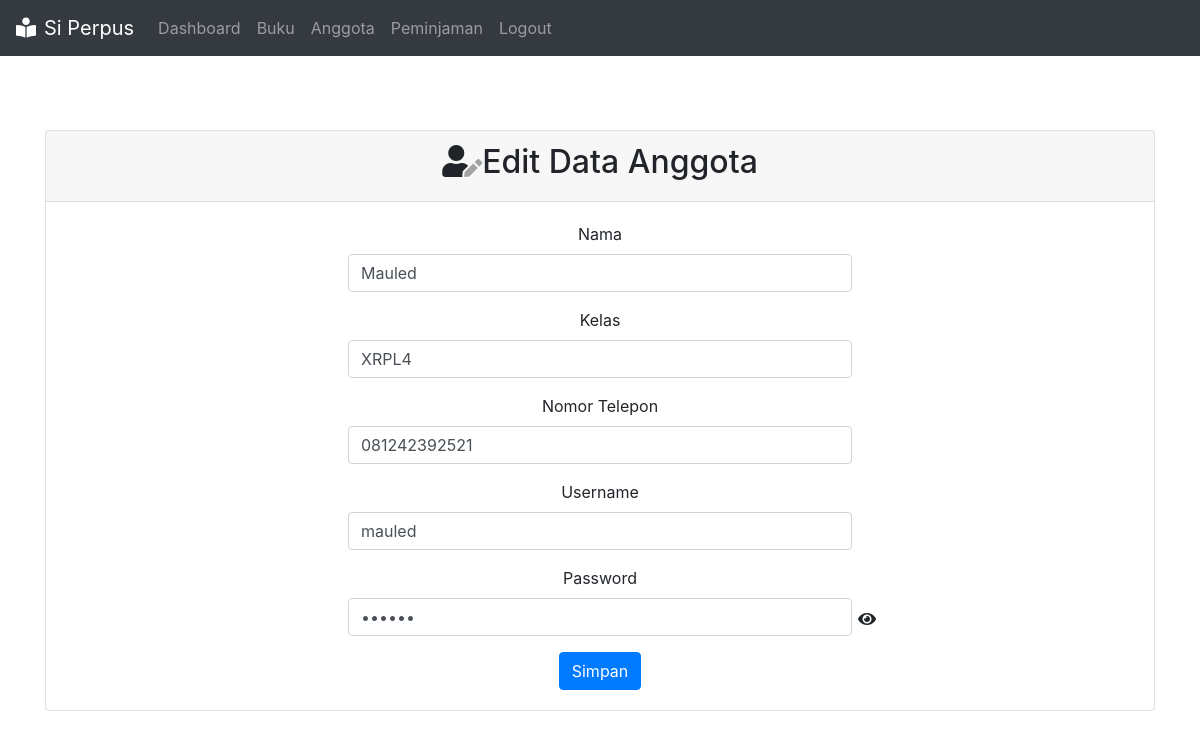
/anggota/edit.php?id_anggota=4, run on the app's committed database.
### tables this page shows
CREATE TABLE `anggota` (
  `id_anggota` int(3) NOT NULL,
  `nama` varchar(50) NOT NULL,
  `kelas` varchar(5) NOT NULL,
  `telp` varchar(13) NOT NULL,
  `username` varchar(10) NOT NULL,
  `password` varchar(10) NOT NULL,
  `id_level` int(3) DEFAULT NULL
);

### anggota/edit.php (the view, shortened to what this page needs)
<?php
include '../koneksi.php';
include '../aset/header.php';
include '../aset/footer.php';
$id_anggota = $_GET["id_anggota"];
$query = mysqli_query($koneksi, "SELECT * FROM anggota WHERE id_anggota = '$id_anggota'");
$anggota = mysqli_fetch_assoc($query);
?>
<!DOCTYPE html>
<html>
<head>
</head>
<body>
<div class="container">
	<div class ="row mt-4">
		<div class="col-md">
			<center>
			<div class="card" style="width: 100%;">
				<div class="card-header" style="width:100%;">
					<h2 class="card-tittle"><i class="fad fa-user-edit"></i>Edit Data Anggota</h2>
				</div>
				<div class="card-body">
					<form class="form-horizontal" method="post" action="edit-proses.php">
          			<div class="form-group">
            			<label class="col-md-4 control-label">Nama</label>
            		<div class="col-md-6">
              			<input type="text" class="form-control" name="nama" value="<?= $anggota['nama'] ?>">
            	</div>
          	</div>
          	          <div class="form-group">
            			<label class="col-md-4 control-label">Kelas</label>
            		<div class="col-md-6">
              			<input type="text" class="form-control" name="kelas" value="<?= $anggota['kelas'] ?>">
            	</div>
          	</div>
          			<div class="form-group">
            			<label class="col-md-4 control-label">Nomor Telepon</label>
            		<div class="col-md-6">
              			<input type="int" class="form-control" name="telp" value="<?= $anggota['telp'] ?>">
            	</div>
          	</div>
          			<div class="form-group">
            			<label class="col-md-4 control-label">Username</label>
            		<div class="col-md-6">
              			<input type="text" class="form-control" name="username" value="<?= $anggota['username'] ?>">
            	</div>
          	</div>
          			<div class="form-group">
            			<label class="col-md-4 control-label">Password</label>
            		<div class="col-md-6">
             			 <input id="password-field" type="password" class="form-control" name="password" value="<?= $anggota['password'] ?>">
              		<span toggle="#password-field" class="fa fa-fw fa-eye field-icon toggle-password"></span>
            	</div>
          	</div>
 						<button type="submit" name="simpan" class="btn  btn-primary">Simpan</button>
        </form>
				</div>
			</div>
		</div>
	</div>
</div>
</body>
</html>

### anggota/edit.php (style rules this page uses)
.field-icon { float: right; margin-right: -25px; margin-top: -25px; }
.container { padding-top:50px; margin: auto; }

### data on the page
anggota: nama "Mauled", kelas "XRPL4", telp "081242392521", username "mauled"
